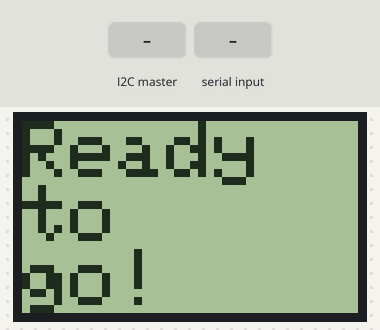
The program below on a simulated Arduino Pro Mini, built with avr-gcc and run on an emulated ATmega328P. Shown: 84×48 one-colour display. Inputs (shaded band) come from the test bench. What the program prints to the serial monitor is not drawn.

Above: at 1.2 s.
1.3 s: the I2C master sends the byte 13
2.8 s: "DSP\n" received over Serial
4.3 s: the I2C master sends the byte 5
5.8 s: "CLR\n" received over Serial
7.3 s: the I2C master sends the byte 90
8.8 s: "CNT\n" received over Serial
Timing chart, 0 to 11.3 s (numbered marks = the images above; inputs shaded):
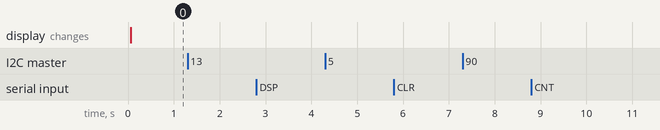

The program:

main.cpp
```cpp
#include <SPI.h>
#include <Wire.h>
#include <Adafruit_GFX.h>
#include <Adafruit_PCD8544.h>

// Software SPI (slower updates, more flexible pin options):
// pin 7 - Serial clock out (SCLK)
// pin 6 - Serial data out (DIN)
// pin 5 - Data/Command select (D/C)
// pin 4 - LCD chip select (CS)
// pin 3 - LCD reset (RST)
Adafruit_PCD8544 display = Adafruit_PCD8544(7, 6, 5, 4, 3);
String serialBuffer = "";

void execMessage(String msg);
void receiveEvent(int howMany);

void execMessage(String msg) {
  String cmd = msg.substring(0,3);
  Serial.println(cmd);
  String args = msg.substring(3);
  Serial.println(args);
  if (cmd == "DSP") {
    display.display();}
  else if (cmd == "CLR") {
    display.clearDisplay();
    display.setCursor(0,0);}
  else if (cmd == "CNT") {
    display.setContrast(args.toInt());}
  else if (cmd == "CRS") {
    display.setCursor(args.substring(0,2).toInt(), args.substring(2,4).toInt());}
  else if (cmd == "TSZ") {
    display.setTextSize(args.toInt());}
  else if (cmd == "PRL") {
    display.println(args);}
  else if (cmd == "PRN") {
    display.print(args);}
  else if (cmd == "I2C") {
    Wire.begin((uint8_t)args.toInt());
    Wire.onReceive(receiveEvent);}
  else {
    Serial.println("Unknown command :(");}
}

void receiveEvent(int howMany) {
  String data = "";
  data.reserve(howMany);
  while (Wire.available()) {
    char c = (char)Wire.read();
    data += c;
  }
  execMessage(data);
}

void setup() {
  serialBuffer.reserve(32);
  Serial.begin(9600);
  Wire.begin(42);
  Wire.onReceive(receiveEvent);
  display.begin();
  display.setContrast(52);
  display.setTextSize(2);
  display.setTextColor(BLACK);
  display.setCursor(0,0);
  display.clearDisplay();
  display.display();
  display.println("Ready");
  display.println("to");
  display.println("go!");
  display.display();
  Serial.println("Setup done");
}

void loop() {
  while (Serial.available()) {
    char c = (char) Serial.read();
    if (c == 13) {
      Serial.println("");
      execMessage(serialBuffer);
      serialBuffer="";}
    else if ( c > 15) {
      serialBuffer += c;
      Serial.write(c);
   }
  }
  delay(42);
}
```

Measured:
- after the input at 1.3 s, every drawn part: stays the same
- after the input at 2.8 s, every drawn part: stays the same
- after the input at 4.3 s, every drawn part: stays the same
- after the input at 5.8 s, every drawn part: stays the same
- after the input at 7.3 s, every drawn part: stays the same
- after the input at 8.8 s, every drawn part: stays the same
